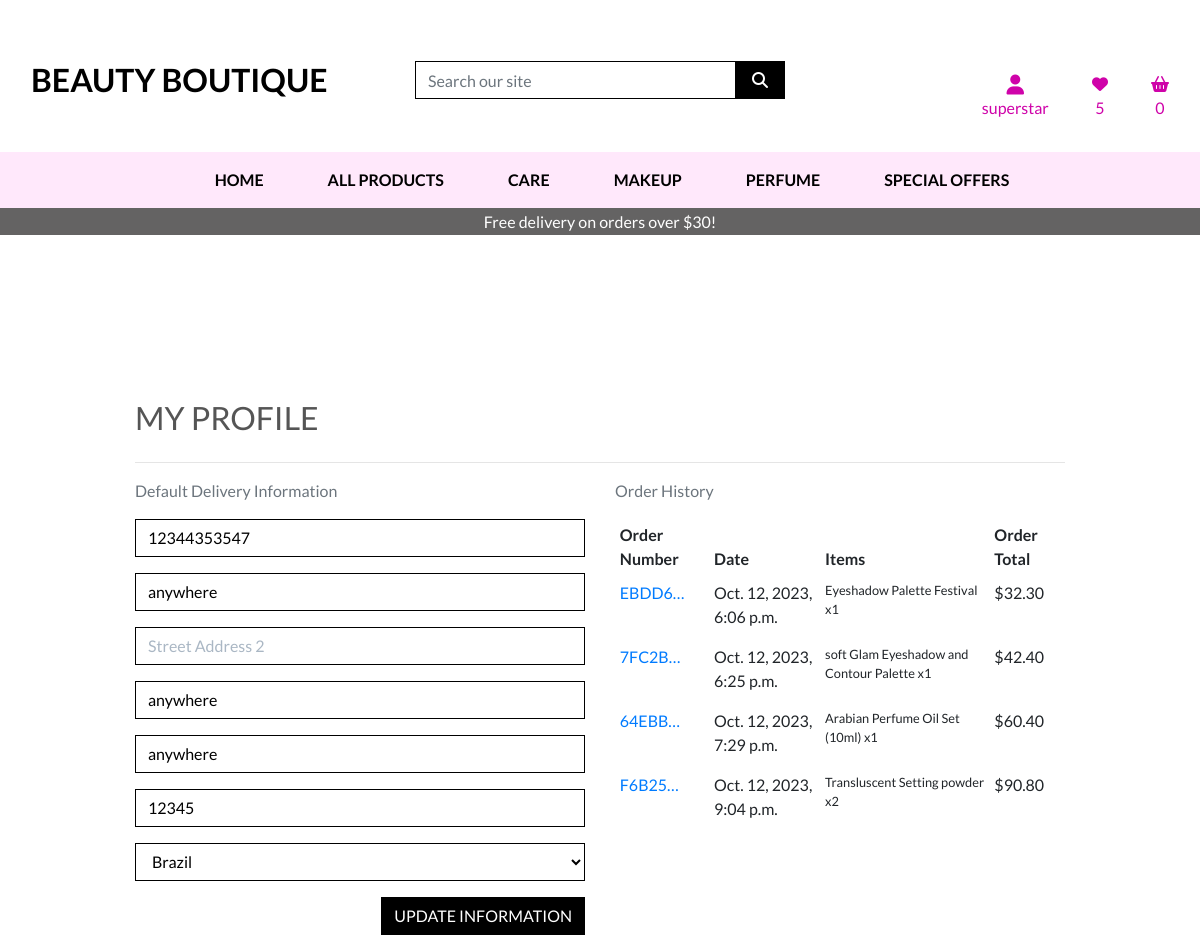
The app's page /profile/ (signed in), older data.
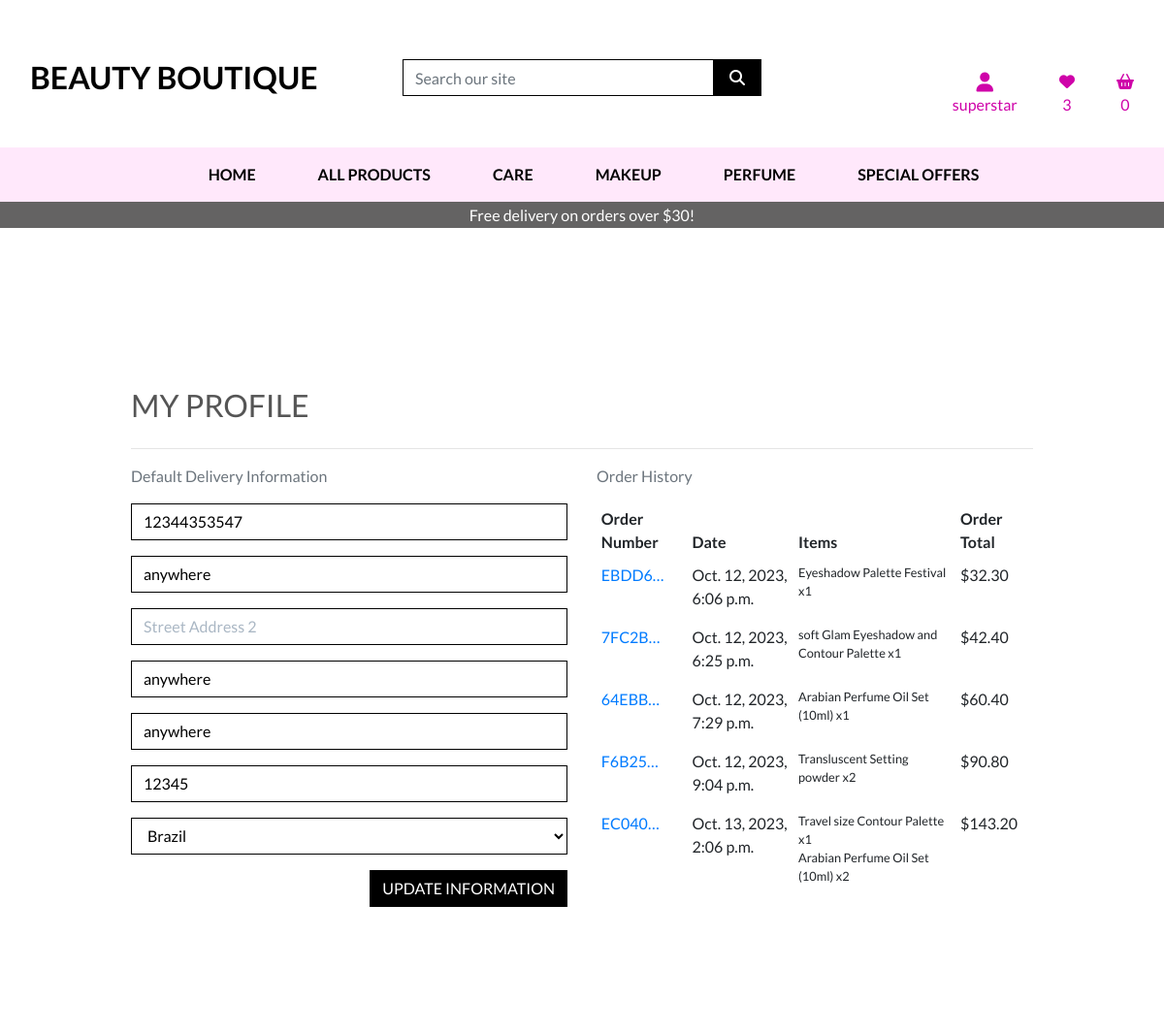
The same page, newer data.
### profiles/models.py (models this page shows, shortened)
class UserProfile(models.Model):
    user = models.OneToOneField(User, on_delete=models.CASCADE)
    default_phone_number = models.CharField(max_length=20,
                                            null=True, blank=True)
    default_street_address1 = models.CharField(max_length=80,
                                               null=True, blank=True)
    default_street_address2 = models.CharField(max_length=80,
                                               null=True, blank=True)
    default_town_or_city = models.CharField(max_length=40,
                                            null=True, blank=True)
    default_district = models.CharField(max_length=80,
                                      null=True, blank=True)
    default_postcode = models.CharField(max_length=20,
                                        null=True, blank=True)
    default_country = CountryField(blank_label='Country',
                                   null=True, blank=True)

### checkout/models.py (models this page shows, shortened)
class Order(models.Model):
    order_number = models.CharField(max_length=32, null=False, editable=False)
    user_profile = models.ForeignKey(UserProfile, on_delete=models.SET_NULL,
                                    null=True, blank=True, related_name='orders')
    name = models.CharField(max_length=50, null=False, blank=False)
    email = models.EmailField(max_length=254, null=False, blank=False)
    phone_number = models.CharField(max_length=20, null=False, blank=False)
    country = CountryField(blank_label='Country', null=False, blank=False)
    postcode = models.CharField(max_length=20, null=True, blank=True)
    town_or_city = models.CharField(max_length=40, null=False, blank=False)
    street_address1 = models.CharField(max_length=80, null=False, blank=False)
    street_address2 = models.CharField(max_length=80, null=True, blank=True)
    district = models.CharField(max_length=80, null=True, blank=True)
    date = models.DateTimeField(auto_now_add=True)
    delivery_cost = models.DecimalField(max_digits=6, decimal_places=2, null=False, default=0)
    order_total = models.DecimalField(max_digits=10, decimal_places=2, null=False, default=0)
    grand_total = models.DecimalField(max_digits=10, decimal_places=2, null=False, default=0)
    original_basket = models.TextField(null=False, blank=False, default='')
    stripe_pid = models.CharField(max_length=254, null=False, blank=False,
                                  default='')

class OrderLineItem(models.Model):
    order = models.ForeignKey(Order, null=False, blank=False, on_delete=models.CASCADE, related_name='lineitems')
    product = models.ForeignKey(Product, null=False, blank=False, on_delete=models.CASCADE)
    quantity = models.IntegerField(null=False, blank=False, default=0)
    lineitem_total = models.DecimalField(max_digits=6, decimal_places=2, null=False, blank=False, editable=False)

### products/models.py (models this page shows, shortened)
class Product(models.Model):
    category = models.ForeignKey('Category', null=True, blank=True,
                                 on_delete=models.SET_NULL)
    sku = models.CharField(max_length=254, null=True, blank=True)
    name = models.CharField(max_length=254)
    description = models.TextField()
    application = models.TextField()
    ingredients = models.TextField()
    price = models.DecimalField(max_digits=6, decimal_places=2)
    rating = models.DecimalField(max_digits=6, decimal_places=2, null=True,
                                 blank=True)
    image_url = models.URLField(max_length=1024, null=True, blank=True)
    image = models.ImageField(null=True, blank=True)
    available_products =  models.IntegerField(default=15)
    user_favourites = models.ManyToManyField(User, related_name='favourites', blank=True)

### profiles/views.py (the view)
# urls.py: path('profile/', include('profiles.urls')),
def profile(request):
    profile = get_object_or_404(UserProfile, user=request.user)
    if request.method == 'POST':
        form = UserProfileForm(request.POST, instance=profile)
        if form.is_valid():
            form.save()
            messages.success(request, 'Profile updated successfully')
        else:
            messages.error(request, 'Update Failed. Please ensure the form is valid.')
    else:
        form = UserProfileForm(instance=profile)
    orders = profile.orders.all()
    template = 'profiles/profile.html'
    context = {
        'form': form,
        'orders': orders,
        'on_profile_page': True
    }
    return render(request, template, context)

### profiles/templates/profiles/profile.html (shortened to what this page needs)
{% extends "base.html" %}
{% load static %}
{% block extra_css %}
    <link rel="stylesheet" href="{% static 'profiles/css/profile.css' %}">
{% endblock %}
{% block page_header %}
    <div class="container header-container">
    </div>
{% endblock %}
{% block content %}
    <div class="overlay"></div>
    <div class="container">
        <div class="row">
            <div class="col">
                <h2 class="logo-font mb-4">My Profile</h2>
                <hr>
            </div>
        </div>
        <div class="row">
            <div class="col-12 col-lg-6">
                <p class="text-muted">Default Delivery Information</p>
                <form class="mt-3" action="{% url 'profile' %}" method="POST" id="profile-update-form">
                    {{ form|crispy }}
                    <button class="btn btn-black rounded-0 text-uppercase float-right">Update Information</button>
                </form>
            </div>
            <div class="col-12 col-lg-6">
                <p class="text-muted">Order History</p>
                <div class="order-history table-responsive">
                    <table class="table table-sm table-borderless">
                        <thead>
                            <tr>
                                <th>Order Number</th>
                                <th>Date</th>
                                <th>Items</th>
                                <th>Order Total</th>
                            </tr>
                        </thead>
                        <tbody>
                            {% for order in orders %}
                                <tr>
                                    <td>
                                        <a href="{% url 'order_history' order.order_number %}"
                                        title="{{ order.order_number }}">
                                            {{ order.order_number|truncatechars:6 }}
                                        </a>
                                    </td>
                                    <td>{{ order.date }}</td>
                                    <td>
                                        <ul class="list-unstyled">
                                            {% for item in order.lineitems.all %}
                                                <li class="small">
                                                    {{ item.product.name }} x{{ item.quantity }}
                                                </li>
                                            {% endfor %}
                                        </ul>
                                    </td>
                                    <td>${{ order.grand_total }}</td>
                                </tr>
                            {% endfor %}
                        </tbody>
                    </table>
                </div>
            </div>
        </div>
    </div>
{% endblock %}

### templates/base.html (shortened to what this page needs)
{% load static %}
<!doctype html>
<html lang="en">
  <head>
    {% block corecss %}
        <link rel="stylesheet" href="https://stackpath.bootstrapcdn.com/bootstrap/4.4.1/css/bootstrap.min.css">
        <link rel="stylesheet" href=" {% static 'css/base.css' %}">
    {% endblock %}
    {% block extra_css %}
    {% endblock %}
  </head>
  <body>
    <header class="container-fluid">
        <div id="topnav" class="row bg-white pt-lg-2 d-none d-md-flex">
          <div class="col-12 col-lg-4 my-auto py-1 py-lg-0 text-center text-lg-left">
              <a href="{% url 'home' %}" class="nav-link main-logo-link">
                  <h2 class="logo-font text-black my-0"><strong>Beauty Boutique</strong></h2>
              </a>
          </div>
          <div class="col-12 col-lg-4 my-auto py-1 py-lg-0">
              <form method="GET" action="{% url 'products' %}">
                  <div class="input-group w-100">
                      <input class="form-control border border-black rounded-0" type="text" name="q" placeholder="Search our site">
                      <div class="input-group-append">
                          <button class="form-control btn btn-black border border-black rounded-0" type="submit">
                              <span class="icon">
                                  <i class="fas fa-search"></i>
                              </span>
                          </button>
                      </div>
                  </div>
              </form>
          </div>
          <div class="col-12 col-lg-4 my-auto py-1 py-lg-0">
              <ul class="list-inline list-unstyled text-center text-lg-right my-0">
                  <li class="list-inline-item dropdown">
                      <a class="text-black nav-link" href="#" id="user-options" data-toggle="dropdown" aria-haspopup="true" aria-expanded="false">
                        <div class="text-center">
                          {% if request.user.is_authenticated %}
                          <div><i class="fas fa-user fa-lg" style="color: rgb(207, 3, 169)"></i>
                            <p class="my-0" style="color: rgb(207, 3, 169)">
                                {{ user.username }}
                            </p>
                          </div>
                          {% else %}
                          <div>
                          <i class="fas fa-user fa-lg"></i></div>
                          {% endif %}
                      </div>
                      </a>
                  </li>
                  <li class="list-inline-item my-4">
                    <a class="text-black nav-link" href="{% url 'view_favourites' %}" id="user-options"  aria-haspopup="true" aria-expanded="false">
                      <div class="text-center">
                        <div class="text-center">
                            {% if user_favourites %}
                            <div><i class="fa-sharp fa-solid fa-heart" style="color: rgb(207, 3, 169)"></i>
                                <p class="my-0" style="color: rgb(207, 3, 169)">
                                    {{quantity}}
                                </p>
                            {% else %}
                            <div><i class="fa-solid fa-heart icon "></i>
                                <p class="my-0">0</p>
                            </div>
                            {% endif %}
                      </div>
                    </a>
                  </li>
                  <li class="list-inline-item my-4">
                      <a class="{% if grand_total %}text-danger font-weight-bold{% else %}text-black{% endif %} nav-link" href="{% url 'view_basket' %}">
                          <div class="text-center">
                            <div><i class="fa-sharp fa-solid fa-basket-shopping" style="color: rgb(207, 3, 169)"></i></div>
                                <p class="my-0" style="color: rgb(207, 3, 169)">
                                    {% if grand_total %}
                                        ${{ grand_total|floatformat:2 }}
                                    {% else %}
                                        0
                                    {% endif %}
                                </p>
                          </div>
                      </a>
                  </li>
              </ul>
          </div>
        </div>
        <div id="nav-bar" class="row">
            <nav class="navbar navbar-expand-lg navbar-light w-100">
                {% include 'includes/main-nav.html' %}
            </nav>
        </div>
        <div id="delivery-banner" class="row text-center">
            <div class="col bg-black text-white">
                <h6 class="my-1 mx-auto">Free delivery on orders over ${{ free_delivery_threshold }}!</h6>
            </div>
        </div>
    </header>
    {% block page_header %}
    {% endblock %}
    {% block content %}
    {% endblock %}
  </body>
</html>

### templates/includes/main-nav.html (shortened to what this page needs)
<div class="collapse navbar-collapse" id="main-nav">
    <ul class="navbar-nav w-auto mx-auto">
        <li class="nav-item">
            <a class="logo-font font-weight-bold nav-link text-black mr-5" href="{% url 'home' %}"  class="nav-link main-logo-link" aria-haspopup="true" aria-expanded="false">
                Home
            </a>
        </li>
        <li class="nav-item dropdown">
            <a class="logo-font font-weight-bold nav-link text-black mr-5" href="#" id="all-products-link" data-toggle="dropdown" aria-haspopup="true" aria-expanded="false">
                All Products
            </a>
        </li>
        <li class="nav-item dropdown">
            <a class="logo-font font-weight-bold nav-link text-black mr-5" href="#" id="care-link" data-toggle="dropdown" aria-haspopup="true" aria-expanded="false">
                Care
            </a>
        <li class="nav-item dropdown">
            <a class="logo-font font-weight-bold nav-link text-black mr-5" href="#" id="makeup-link" data-toggle="dropdown" aria-haspopup="true" aria-expanded="false">
                Makeup
            </a>
        </li>
        <li class="nav-item dropdown">
            <a class="logo-font font-weight-bold nav-link text-black mr-5" href="#" id="fragrance-link" data-toggle="dropdown" aria-haspopup="true" aria-expanded="false">
                Perfume
            </a>
        </li>
        <li class="nav-item dropdown">
            <a class="logo-font font-weight-bold nav-link text-black" href="#" id="specials-link" data-toggle="dropdown" aria-haspopup="true" aria-expanded="false">
                Special Offers
            </a>
        </li>
    </ul>
</div>

Row changes from the older to the newer data that the page shows:
added Order: order_number "EC040…", date "Oct. 13, 2023, 2:06 p.m.", grand_total "143.20"
added OrderLineItem: product.name "Travel size Contour Palette", quantity "1", shown under "EC040…"
added OrderLineItem: product.name "Arabian Perfume Oil Set (10ml)", quantity "2", shown under "EC040…"
Text that changed along with them:
{{ quantity }}: "5" → "3"
